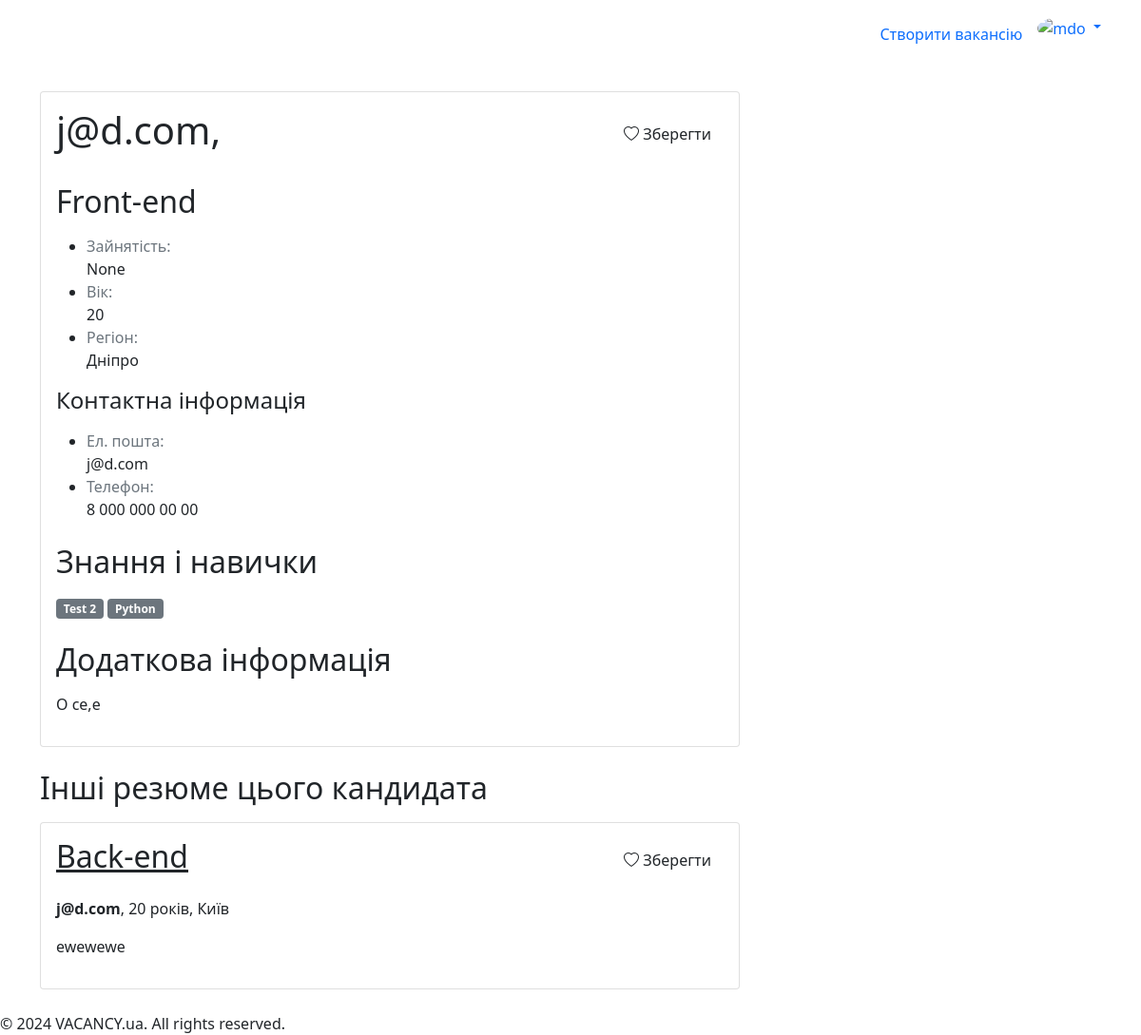
The page /resume/view/15/ (signed in) on the database its author committed.
### resume/models.py (models this page shows)
class Resume(models.Model):
    position = models.ForeignKey(JobPosition, on_delete=models.DO_NOTHING)
    employment_type = models.CharField(max_length=20, choices=EMPLOYMENT_TYPE, null=True)
    salary = models.CharField(max_length=100)
    description = HTMLField()
    skills = models.ManyToManyField(JobSkill)
    region = models.CharField(max_length=2, choices=REGIONS, default=REGIONS[0][0])
    phone_number = models.CharField(max_length=100)
    email = models.EmailField()
    created_by = models.ForeignKey(User, on_delete=models.CASCADE, related_name='my_resumes')
    objects = CustomBaseManager()

### user/models.py (models this page shows, shortened)
class User(AbstractUser):
    region = models.CharField(max_length=2, choices=REGIONS, default=REGIONS[0][0])
    auth_complete = models.BooleanField(default=True)
    age = models.IntegerField(blank=True)
    phone_number = models.CharField(max_length=100)
    saved_resumes = models.ManyToManyField('resume.Resume', related_name='saved_by')
    saved_vacancies = models.ManyToManyField('vacancy.Vacancy', related_name='saved_by')
    def is_employer(self) -> bool:
        return self.groups.filter(name = UserRole.EMPLOYER).exists()

### main/models.py (models this page shows, shortened)
class JobPosition(models.Model):
    title = models.CharField(max_length=100)

class JobSkill(models.Model):
    value = models.CharField(max_length=100)

### resume/views.py (the view)
# urls.py: path('view/<int:id>/', ResumeView.as_view(), name = 'view'),
class ResumeView(View):
    def get(self, request: HttpRequest, id: int):
        try:
            resume_qs = (
                Resume.objects
                .select_related('position', 'created_by')
                .prefetch_related('skills')
            )
            if request.user.is_authenticated:
                resume_qs = annotate_is_resume_saved_to_user(resume_qs, request.user)
            resume = resume_qs.get(id=id)
        except Resume.DoesNotExist:
            return redirect('main:error')
        if request.user.id != resume.created_by:
            other_resumes = self.get_user_other_resumes(resume.created_by.id, resume.id)
        parent_template = (
            'main/base-employer.html'
            if request.user.is_authenticated and request.user.is_employer()
            else 'main/base-job-seeker.html'
        )
        return render(request, 'resume/view-resume.html', Utils.html_context(
            request,
            context={
                'resume': resume,
                'other_resumes': other_resumes,
                'is_employer': request.user.is_authenticated and request.user.is_employer(),
                'parent_template': parent_template
            }
        ))
    def get_user_other_resumes(self, user_id, resume_id):
        filtered_qs = (Resume.objects
                    .filter(created_by__pk=user_id)
                    .exclude(id=resume_id)
                    .select_related('position')
                )
        if self.request.user.is_authenticated:
            filtered_qs = annotate_is_resume_saved_to_user(filtered_qs, self.request.user)
        return filtered_qs

### main/models.py (called while the page is built, shortened)
    def _clean_q_objects(self, args):
        new_args = []
        return new_args

    def filter(self, *args, **kwargs):
        filters = {key: value for key, value in kwargs.items() if value is not None}
        cleaned_args = self._clean_q_objects(args)
        return super().filter(*cleaned_args, **filters)

### main/templatetags/custom-tags.py (called while the page is built)
@register.filter(name='region')
def region(value):
    if not isinstance(value, str):
        return value
    r = [item[1] for item in REGIONS if item[0] == value][0]
    return r or value

@register.filter(name='employment_type')
def employment_type(value):
    if not isinstance(value, str):
        return value
    r = [item[1] for item in EMPLOYMENT_TYPE if item[0] == value][0]
    return r or value

### resume/views.py (called while the page is built)
def annotate_is_resume_saved_to_user(qs: QuerySet, user) -> QuerySet:
    return qs.annotate(is_saved=Case(
        When(saved_by=user, then=Value(True)),
        default=Value(False),
        output_field=BooleanField(),
    ))

### utils.py (called while the page is built)
    @staticmethod
    def html_context(request: HttpRequest, context = {}):
        auth_user = None
        if request.user.is_authenticated:
            auth_user = {
                'email': request.user.email,
                'username': request.user.username,
                'role': str(UserRole.EMPLOYER) if request.user.is_employer() else str(UserRole.JOB_SEEKER)
            }
        return {
            'auth_user': auth_user,
            **context
        }

### resume/templates/resume/view-resume.html (shortened to what this page needs)
{% extends parent_template %}
{% load custom-tags %}
{% block content %}
  <div class="row">
    <div class="col-lg-8 col-md-12">
      <div class="card">
        <div class="card-body">
          <div class="card-title d-flex justify-content-between align-items-center">
            <h1>{{ resume.created_by.username }}, {{ resume.salary }}</h1>
            {% if auth_user and vacancy.created_by.username != auth_user.username %}
              {% include 'main/components/save-to-user-btn.html' with data_id=resume.id style_classes="save-resume-btn" is_saved=resume.is_saved %}
            {% endif %}
          </div>
          <h2 class="mt-4 mb-3">{{resume.position.title}}</h2>
          <ul class="attr-list">
            <li class="attr-item">
              <div class="text-muted attr-name">Зайнятість:</div>
              <div class="attr-value">{{ resume.employment_type|employment_type }}</div>
            </li>
            <li class="attr-item">
              <div class="text-muted attr-name">Вік:</div>
              <div class="attr-value">{{ resume.created_by.age }}</div>
            </li>
            <li class="attr-item">
              <div class="text-muted attr-name">Регіон:</div>
              <div class="attr-value">{{ resume.region|region }}</div>
            </li>
          </ul>
          <h4 class="mb-3">Контактна інформація</h4>
          <ul class="attr-list">
            <li class="attr-item">
              <div class="text-muted attr-name">Ел. пошта:</div>
              <div class="attr-value">{{ resume.email }}</div>
            </li>
            <li class="attr-item">
              <div class="text-muted attr-name">Телефон:</div>
              <div class="attr-value">{{ resume.phone_number }}</div>
            </li>
          </ul>
          <h2 class="mt-4 mb-3">Знання і навички</h2>
          <div class="skill-list">
            {% for skill in resume.skills.all %}
              <span class="badge bg-secondary">{{ skill.value }}</span>
            {% endfor %}
          </div>
          <h2 class="mt-4 mb-3">Додаткова інформація</h2>
          <div class="description">
            {{ resume.description|safe }}
          </div>
        </div>
      </div>
      {% if other_resumes %}
        <h2 class="mt-4 mb-3">
          {% if resume.created_by.username == auth_user.username %}
            Інші мої резюме
          {% else %}
            Інші резюме цього кандидата
          {% endif %}
        </h2>
        {% for r in other_resumes %}
          <div class="wrapper mt-3">
            {% include 'main/components/resume-simple-card.html' with resume=r show_save=is_employer %}
          </div>
        {% endfor %}
      {% endif %}
    </div>
  </div>
{% endblock %}

### main/templates/main/components/save-to-user-btn.html
<a data-id="{{ data_id }}" href="#" class="btn btn-icon ms-3 {{ style_classes }}">
  {% if not is_saved %}
    <i class="bi bi-heart"></i>
    Зберегти
  {% else %}
    <i class="bi bi-check2"></i>
    Збережено
  {% endif %}
</a>

### main/templates/main/components/resume-simple-card.html (shortened to what this page needs)
{% load custom-tags %}
<div class="card with-hover">
  <div class="card-body">
    <div class="card-title d-flex align-items-center justify-content-between">
      <h2><a href="{% url 'resume:view' resume.id %}" class="text-dark">{{ resume.position.title }}</a></h2>
      {% if show_save %}
        {% include 'main/components/save-to-user-btn.html' with data_id=resume.id style_classes="save-resume-btn" is_saved=resume.is_saved %}
      {% endif %}
    </div>
    <strong>{{ resume.created_by.username }}</strong>,
    {{ resume.created_by.age }} років,
    {{ resume.region|region }}
    <div class="my-3">{{ resume.description|striptags|truncatewords:15 }}</div>
  </div>
</div>

### rows shown on the page
Resume: created_by.username "j@d.com", position "Front-end", employment_type|employment_type "None", created_by.age "20", region|region "Дніпро", email "j@d.com", phone_number "8 000 000 00 00", description "O ce,e"
JobSkill: value "Test 2"
JobSkill: value "Python"
Resume: position "Back-end", created_by.username "j@d.com", created_by.age "20", region|region "Київ", description "ewewewe"
